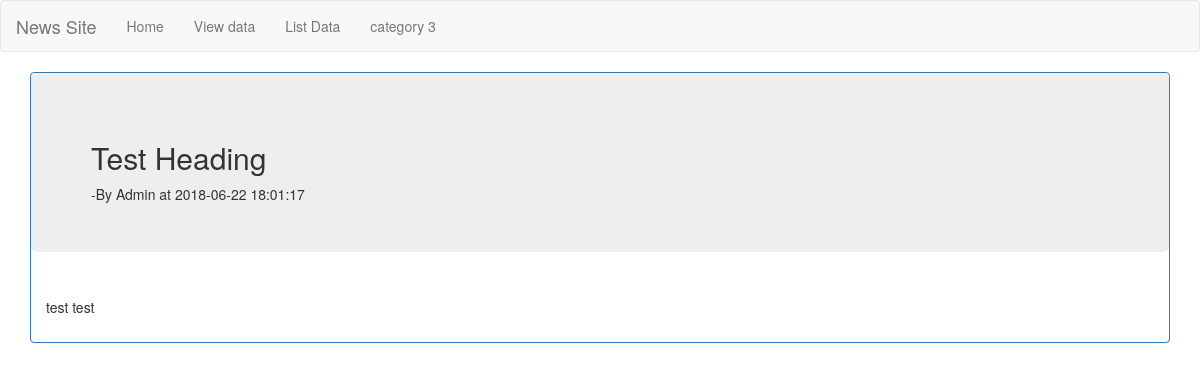
The app's page /news-site-updated-master/singleview.php?id=2 with its own data.
### tables this page shows
CREATE TABLE `test` (
  `id` int(11) NOT NULL,
  `heading` text NOT NULL,
  `summertext` longtext NOT NULL,
  `datetime` timestamp NOT NULL DEFAULT CURRENT_TIMESTAMP,
  `del` int(1) NOT NULL DEFAULT '0'
);

### news-site-updated-master/singleview.php (the view, shortened to what this page needs)
<!DOCTYPE html>
<?php $id = $_GET['id']; ?>
<html lang="en">
<head>
    <link href="css/bootstrap.min.css" rel="stylesheet">
    <link href="css/bootstrap.css" rel="stylesheet">
</head>
<body>
<nav class="navbar navbar-default">
    <div class="container-fluid">
        <div class="navbar-header">
            <a class="navbar-brand" href="index.php">News Site</a>
        </div>
        <ul class="nav navbar-nav">
            <li><a href="home.php">Home</a></li>
            <li><a href="viewdata.php">View data</a></li>
            <li><a href="listdata.php">List Data</a></li>
            <li><a href="#">category 3</a></li>
        </ul>
    </div>
</nav>
<div class="container">
        <?php
            require 'config.php';
            $statement="select * from test where id='$id'";
            $result = mysqli_query($conn, $statement);
            if (mysqli_num_rows($result) > 0)
            {
                while($row = mysqli_fetch_assoc($result))
                {
                    echo "<div class='panel-group'><div class='panel panel-primary'><div class='jumbotron'><h2>".$row['heading']."</h2> -By Admin at " .$row['datetime']."</div><div class='panel-body'>".$row['summertext'] ."</div></div></div>";
                }
            }
            else
            {
                echo "Nothing found in db";
            }
        ?>
</div>
</body>
</html>

### records on screen
test: heading "Test Heading", datetime "2018-06-22 18:01:17", summertext "test test"
